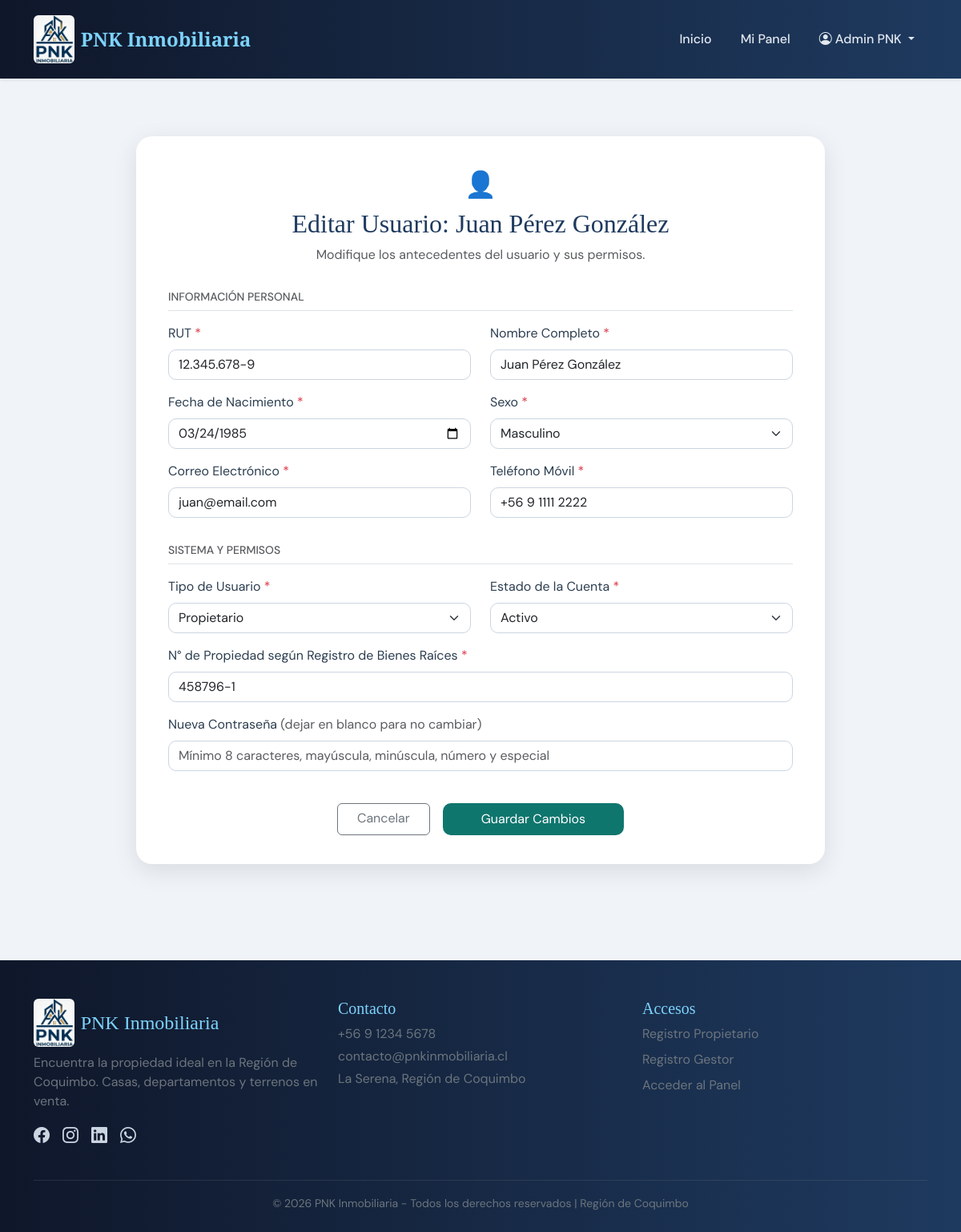
The app's page /editar_usuario.php?id=2 (signed in) with its own data.
### tables this page shows
CREATE TABLE IF NOT EXISTS usuarios (
    id INT AUTO_INCREMENT PRIMARY KEY,
    rut VARCHAR(15) NOT NULL UNIQUE,
    nombre VARCHAR(100) NOT NULL,
    fecha_nacimiento DATE NOT NULL,
    correo VARCHAR(100) NOT NULL UNIQUE,
    password VARCHAR(255) NOT NULL,
    sexo VARCHAR(30) NOT NULL,
    telefono VARCHAR(20) NOT NULL,
    tipo ENUM('Administrador', 'Propietario', 'Gestor Freelance') NOT NULL,
    estado ENUM('Pendiente', 'Activo', 'Rechazado') NOT NULL DEFAULT 'Pendiente',
    nro_registro_bbr VARCHAR(50) NULL,  
    certificado_antecedentes VARCHAR(255) NULL,  
    motivo_rechazo TEXT NULL,
    fecha_registro TIMESTAMP DEFAULT CURRENT_TIMESTAMP
);

### editar_usuario.php (the view, shortened to what this page needs)
<?php
require_once __DIR__ . '/includes/db.php';
$id = isset($_GET['id']) ? (int)$_GET['id'] : 0;
$stmt = $pdo->prepare("SELECT * FROM usuarios WHERE id = :id");
$stmt->execute(['id' => $id]);
$user = $stmt->fetch();
require_once __DIR__ . '/includes/header.php';
?>
<div id="editar-usuario" class="py-5">
    <div class="container my-4">
        <div class="form-card">
            <div class="section-title">
                <span>&#128100;</span>
                <h2>Editar Usuario: <?php echo htmlspecialchars($user['nombre']); ?></h2>
                <p class="text-muted">Modifique los antecedentes del usuario y sus permisos.</p>
            </div>
            <form method="POST" action="editar_usuario.php?id=<?php echo $id; ?>">
                <h6 class="text-muted text-uppercase small mb-3 border-bottom pb-2">Información Personal</h6>
                <div class="row">
                    <div class="col-md-6 mb-3">
                        <label class="form-label">RUT <span class="text-danger">*</span></label>
                        <input type="text" name="rut" class="form-control" placeholder="12.345.678-9" required value="<?php echo htmlspecialchars($user['rut']); ?>">
                    </div>
                    <div class="col-md-6 mb-3">
                        <label class="form-label">Nombre Completo <span class="text-danger">*</span></label>
                        <input type="text" name="nombre" class="form-control" required value="<?php echo htmlspecialchars($user['nombre']); ?>">
                    </div>
                    <div class="col-md-6 mb-3">
                        <label class="form-label">Fecha de Nacimiento <span class="text-danger">*</span></label>
                        <input type="date" name="fecha_nacimiento" class="form-control" required value="<?php echo htmlspecialchars($user['fecha_nacimiento']); ?>">
                    </div>
                    <div class="col-md-6 mb-3">
                        <label class="form-label">Sexo <span class="text-danger">*</span></label>
                        <select name="sexo" class="form-select" required>
                            <option value="Masculino" <?php echo ($user['sexo'] === 'Masculino') ? 'selected' : ''; ?>>Masculino</option>
                        </select>
                    </div>
                    <div class="col-md-6 mb-3">
                        <label class="form-label">Correo Electrónico <span class="text-danger">*</span></label>
                        <input type="email" name="correo" class="form-control" required value="<?php echo htmlspecialchars($user['correo']); ?>">
                    </div>
                    <div class="col-md-6 mb-3">
                        <label class="form-label">Teléfono Móvil <span class="text-danger">*</span></label>
                        <input type="tel" name="telefono" class="form-control" required value="<?php echo htmlspecialchars($user['telefono']); ?>">
                    </div>
                </div>
                <h6 class="text-muted text-uppercase small mb-3 mt-3 border-bottom pb-2">Sistema y Permisos</h6>
                <div class="row">
                    <div class="col-md-6 mb-3">
                        <label class="form-label">Tipo de Usuario <span class="text-danger">*</span></label>
                        <select id="tipoUsuario" name="tipo" class="form-select" required>
                            <option value="Propietario" <?php echo ($user['tipo'] === 'Propietario') ? 'selected' : ''; ?>>Propietario</option>
                        </select>
                    </div>
                    <div class="col-md-6 mb-3">
                        <label class="form-label">Estado de la Cuenta <span class="text-danger">*</span></label>
                        <select name="estado" class="form-select" required>
                            <option value="Activo" <?php echo ($user['estado'] === 'Activo') ? 'selected' : ''; ?>>Activo</option>
                        </select>
                    </div>
                    <div class="col-12 mb-3" id="grupo-bbr" style="display:none">
                        <label class="form-label">N° de Propiedad según Registro de Bienes Raíces <span class="text-danger">*</span></label>
                        <input type="text" name="nro_registro_bbr" class="form-control" placeholder="Ej: 458796-1" value="<?php echo htmlspecialchars($user['nro_registro_bbr'] ?? ''); ?>">
                    </div>
                    <div class="col-md-12 mb-3">
                        <label class="form-label">Nueva Contraseña <span class="text-muted">(dejar en blanco para no cambiar)</span></label>
                        <input type="password" name="password_nueva" class="form-control" placeholder="Mínimo 8 caracteres, mayúscula, minúscula, número y especial">
                    </div>
                </div>
                <div class="text-center mt-4 d-flex gap-3 justify-content-center">
                    <a class="btn btn-outline-secondary px-4" href="dashboard.php">Cancelar</a>
                    <button type="submit" class="btn btn-primary px-5 py-2">Guardar Cambios</button>
                </div>
            </form>
        </div>
    </div>
</div>
<?php
require_once __DIR__ . '/includes/footer.php';
?>

### css/style.css (style rules this page uses)
:root { --navy: #0f172a; --blue: #1e3a5f; --sky: #7dd3fc; --teal: #0f766e; --teal-light: #0d9488; --bg: #f0f4f8; }
* { box-sizing: border-box; }
body { background: var(--bg); font-family: 'DM Sans', sans-serif; color: #2c3e50; margin: 0; }
h1, h2, h3, h4, h5 { font-family: 'Playfair Display', serif; color: var(--blue); }
.form-card { border: none; border-radius: 20px; box-shadow: 0 8px 30px rgba(0, 0, 0, .1); padding: 36px 40px; background: white; max-width: 860px; margin: 0 auto; }
.form-control, .form-select { border-radius: 10px; border: 1.5px solid #cbd5e1; }
.btn-primary { background: var(--teal); border: none; border-radius: 10px; }
.section-title { text-align: center; margin-bottom: 32px; }
.section-title span { display: block; font-size: 2rem; margin-bottom: 6px; }

### records on screen
usuarios: nombre "Juan Pérez González", rut "12.345.678-9", fecha_nacimiento "03/24/1985", sexo "Masculino", correo "juan@email.com", telefono "+56 9 1111 2222", tipo "Propietario", estado "Activo", nro_registro_bbr "458796-1"

### other values on screen
$_SESSION['usuario_nombre'] "Admin PNK"
